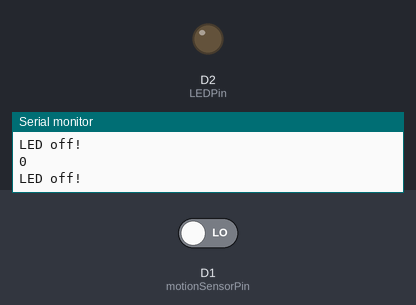
Bench run of a sketch on a simulated ESP8266 (NodeMCU). Shown: output pins drawn as LEDs (lit = HIGH), the last lines printed to the serial monitor. Inputs (shaded band) come from the test bench; at power-on: D1 (motionSensorPin) LOW.

Above: at 2.8 s.
2.9 s: D1 (motionSensorPin) driven HIGH
At 3.5 s:
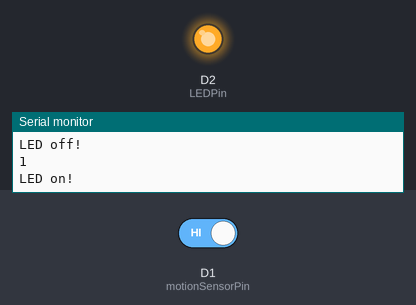
4.5 s: D1 (motionSensorPin) driven LOW
At 6.2 s:
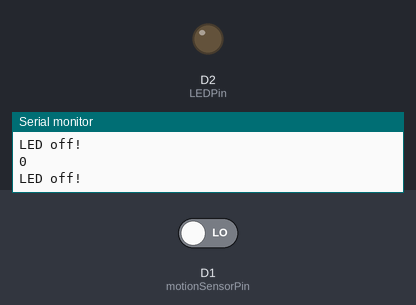
Timing chart, 0 to 7.7 s (numbered marks = the images above; inputs shaded):
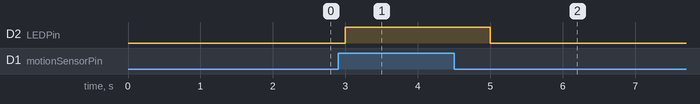

The sketch:

basicradar.ino
```cpp
//Simple implementation of a radar

// Set used pins
const int motionSensorPin = D1;
const int LEDPin = D2;

//Set variables
int motionState;

void setup() {
  Serial.begin(9600);
  //Define LED and make sure its off to begin with, and set radar as input
  pinMode(motionSensorPin, INPUT);
  pinMode(LEDPin, OUTPUT);
  digitalWrite(LEDPin, LOW);
}

void loop() {
  //Read value of radar
  motionState = digitalRead(motionSensorPin);
  Serial.println(motionState);

  //Based on radar response turn on or off a LED and print the state in the serial
  if(motionState == 1){
    digitalWrite(LEDPin, HIGH);
    Serial.println("LED on!");
  }
  else{
    digitalWrite(LEDPin, LOW);
    Serial.println("LED off!");
  }
  delay (1000);
}
```

Measured:
- after the input at 2.9 s, D2 (LEDPin): LOW → HIGH after 0.10 s
- after the input at 4.5 s, D2 (LEDPin): HIGH → LOW after 0.50 s
